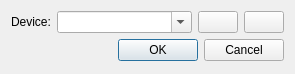
<?xml version="1.0" encoding="UTF-8"?>
<ui version="4.0">
 <class>OpenDiscDialog</class>
 <widget class="QDialog" name="OpenDiscDialog">
  <property name="geometry">
   <rect>
    <x>0</x>
    <y>0</y>
    <width>295</width>
    <height>74</height>
   </rect>
  </property>
  <layout class="QVBoxLayout" name="verticalLayout">
   <item>
    <layout class="QHBoxLayout" name="horizontalLayout">
     <item>
      <widget class="QLabel" name="label">
       <property name="text">
        <string>Device:</string>
       </property>
      </widget>
     </item>
     <item>
      <widget class="QComboBox" name="device">
       <property name="sizePolicy">
        <sizepolicy hsizetype="Expanding" vsizetype="Fixed">
         <horstretch>0</horstretch>
         <verstretch>0</verstretch>
        </sizepolicy>
       </property>
       <property name="minimumSize">
        <size>
         <width>75</width>
         <height>0</height>
        </size>
       </property>
       <property name="editable">
        <bool>true</bool>
       </property>
      </widget>
     </item>
     <item>
      <widget class="QPushButton" name="folder">
       <property name="toolTip">
        <string>Open device/folder</string>
       </property>
       <property name="text">
        <string/>
       </property>
       <property name="icon">
        <iconset resource="../rsclist.qrc">
         <normaloff>:/img/document-open-folder.png</normaloff>:/img/document-open-folder.png</iconset>
       </property>
      </widget>
     </item>
     <item>
      <widget class="QPushButton" name="iso">
       <property name="toolTip">
        <string>Open ISO file</string>
       </property>
       <property name="text">
        <string/>
       </property>
       <property name="icon">
        <iconset resource="../rsclist.qrc">
         <normaloff>:/img/media-optical.png</normaloff>:/img/media-optical.png</iconset>
       </property>
      </widget>
     </item>
    </layout>
   </item>
   <item>
    <layout class="QHBoxLayout" name="horizontalLayout_2">
     <item>
      <widget class="QLabel" name="available">
       <property name="minimumSize">
        <size>
         <width>0</width>
         <height>0</height>
        </size>
       </property>
       <property name="text">
        <string notr="true"/>
       </property>
      </widget>
     </item>
     <item>
      <widget class="BBox" name="buttonBox">
       <property name="orientation">
        <enum>Qt::Horizontal</enum>
       </property>
       <property name="standardButtons">
        <set>QDialogButtonBox::Cancel|QDialogButtonBox::Ok</set>
       </property>
      </widget>
     </item>
    </layout>
   </item>
  </layout>
 </widget>
 <customwidgets>
  <customwidget>
   <class>BBox</class>
   <extends>QDialogButtonBox</extends>
   <header>dialog/bbox.hpp</header>
  </customwidget>
 </customwidgets>
 <resources>
  <include location="../rsclist.qrc"/>
 </resources>
 <connections>
  <connection>
   <sender>buttonBox</sender>
   <signal>accepted()</signal>
   <receiver>OpenDiscDialog</receiver>
   <slot>accept()</slot>
   <hints>
    <hint type="sourcelabel">
     <x>248</x>
     <y>254</y>
    </hint>
    <hint type="destinationlabel">
     <x>157</x>
     <y>274</y>
    </hint>
   </hints>
  </connection>
  <connection>
   <sender>buttonBox</sender>
   <signal>rejected()</signal>
   <receiver>OpenDiscDialog</receiver>
   <slot>reject()</slot>
   <hints>
    <hint type="sourcelabel">
     <x>316</x>
     <y>260</y>
    </hint>
    <hint type="destinationlabel">
     <x>286</x>
     <y>274</y>
    </hint>
   </hints>
  </connection>
 </connections>
</ui>
